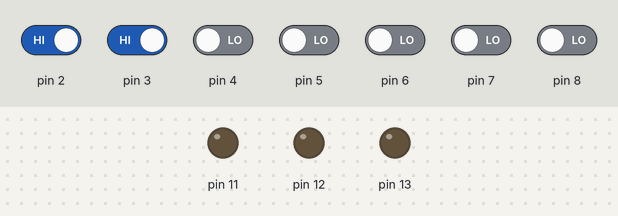
The sketch below on a simulated Arduino Uno, built with avr-gcc and run on an emulated ATmega328P. Shown: output pins drawn as LEDs (lit = HIGH). The test bench sets the inputs (shaded band); at power-on: pin 2, pin 3 HIGH, pin 4–8 LOW.

Above: at 1.2 s.
1.3 s: pin 3 driven LOW
At 2.0 s:
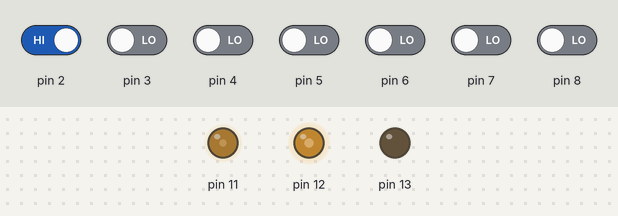
2.8 s: pin 2 driven LOW
At 3.9 s:
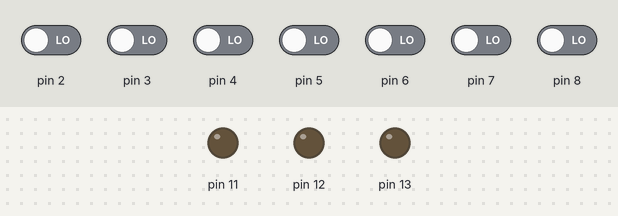
4.3 s: pin 5 driven HIGH
At 5.0 s:
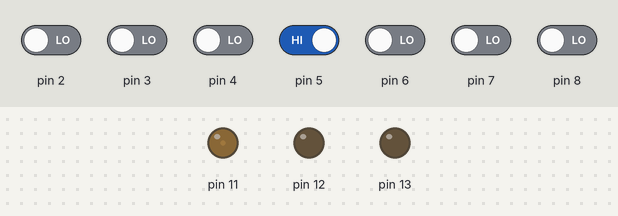
5.8 s: pin 4 driven HIGH
At 6.2 s:
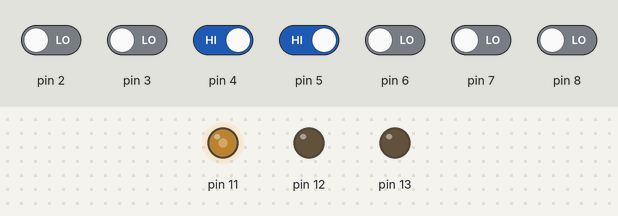
7.3 s: pin 7 driven HIGH
At 8.5 s:
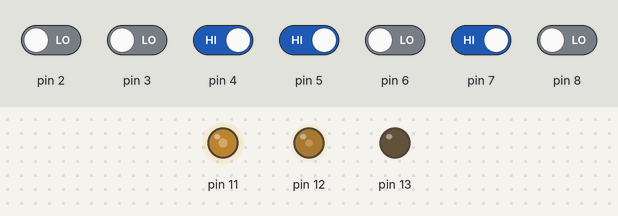
8.8 s: pin 8 driven HIGH
At 9.7 s:
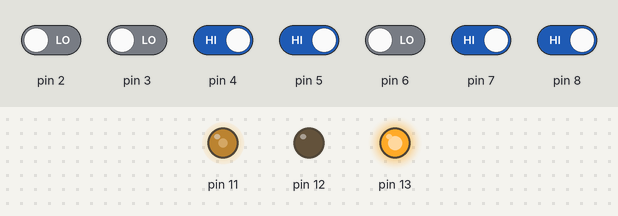
Timing chart, 0 to 11.3 s (numbered marks = the images above; inputs shaded):
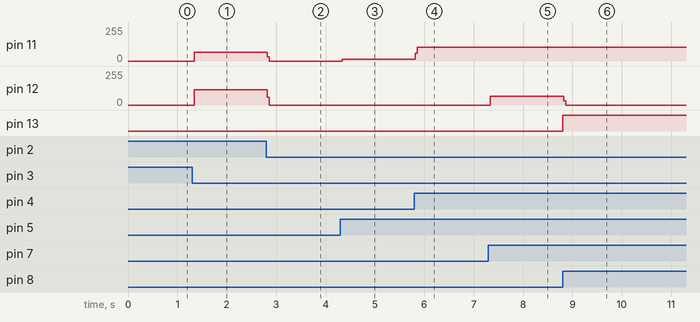

The sketch:

ALU_practica_2bits.ino
```cpp
void setup() {
  pinMode(2,INPUT);
  pinMode(3,INPUT);
  pinMode(4,INPUT);
//INPUTS de los bus de control
  pinMode(5,INPUT);
  pinMode(6,INPUT);
  pinMode(7,INPUT);
  pinMode(8,INPUT);

  pinMode(13,OUTPUT);
  pinMode(12,OUTPUT);
  pinMode(11,OUTPUT);
  //salida de las operacion

}
void loop() {
//suma          0                  0               1
if((!digitalRead(2) && !digitalRead(3)&&digitalRead(4))&&digitalRead(5)^digitalRead(6)){

    digitalWrite(11,HIGH);
  }else{
    digitalWrite(11,LOW);
  }
//suma decenas    0                   0               1
  if((!digitalRead(2) && !digitalRead(3)&&digitalRead(4))&&digitalRead(5)&&digitalRead(6)^digitalRead(7)^digitalRead(8)){

    digitalWrite(12,HIGH);
  }else{
    digitalWrite(12,LOW);
  }
//suma acarreo     0                  0               1
  if((!digitalRead(2) && !digitalRead(3)&&digitalRead(4))&&digitalRead(7)&&digitalRead(8)){
    digitalWrite(13,HIGH);
  }else{
    digitalWrite(13,LOW);
  }
  //resta        0                 1                0
if((!digitalRead(2) && digitalRead(3)&&!digitalRead(4))&&digitalRead(5)&&!digitalRead(6)){

    digitalWrite(11,HIGH);
  }else{
    digitalWrite(11,LOW);
  }
//resta decenas    0                 1                0
  if((!digitalRead(2) && digitalRead(3)&&!digitalRead(4))&&digitalRead(7)&&!digitalRead(8)){

    digitalWrite(12,HIGH);
  }else{
    digitalWrite(12,LOW);
  }
//multipli       0                 1               1
if((!digitalRead(2) && digitalRead(3)&&digitalRead(4))&&digitalRead(5)&&digitalRead(6)){

    digitalWrite(11,HIGH);
  }else{
    digitalWrite(11,LOW);
  }
//multip dec       0                 1               1
  if((!digitalRead(2) && digitalRead(3)&&digitalRead(4))&&digitalRead(7)&&digitalRead(8)){

    digitalWrite(12,HIGH);
  }else{
    digitalWrite(12,LOW);
  }
//division      1                  0                0
if((digitalRead(2) && !digitalRead(3)&&!digitalRead(4))&&!digitalRead(5)^digitalRead(6)){

    digitalWrite(11,HIGH);
  }else{
    digitalWrite(11,LOW);
  }
//division dec    1                  0                0
  if((digitalRead(2) && !digitalRead(3)&&!digitalRead(4))&&!digitalRead(7)^digitalRead(8)){

    digitalWrite(12,HIGH);
  }else{
    digitalWrite(12,LOW);
  }
//and             1                  0               1
  if((digitalRead(2) && !digitalRead(3)&&digitalRead(4))&&digitalRead(7)&&digitalRead(8)&&digitalRead(5)&&digitalRead(6)){
    digitalWrite(11,HIGH);
  }else{
    digitalWrite(11,LOW);
  }
//or              1                 1                0
  if((digitalRead(2) && digitalRead(3)&&!digitalRead(4))&&digitalRead(7)||digitalRead(8)||digitalRead(5)||digitalRead(6)){
    digitalWrite(11,HIGH);
  }else{
    digitalWrite(11,LOW);
  }
//xor             1                 1               1
  if((digitalRead(2) && digitalRead(3)&&digitalRead(4))&&digitalRead(7)^digitalRead(8)^digitalRead(5)^digitalRead(6)){
    digitalWrite(11,HIGH);
  }else{
    digitalWrite(11,LOW);
  }


}
```

Measured:
- after the input at 1.3 s, pin 11: 0/255 → 64/255 at once; pin 12: 0/255 → 115/255 at once
- after the input at 2.8 s, pin 11: 64/255 → 0/255 at once; pin 12: 115/255 → 0/255 at once
- after the input at 4.3 s, pin 11: 0/255 → 14/255 at once
- after the input at 5.8 s, pin 11: 14/255 → 105/255 at once
- after the input at 7.3 s, pin 12: 0/255 → 67/255 at once
- after the input at 8.8 s, pin 12: 67/255 → 0/255 at once; pin 13: LOW → HIGH at once
